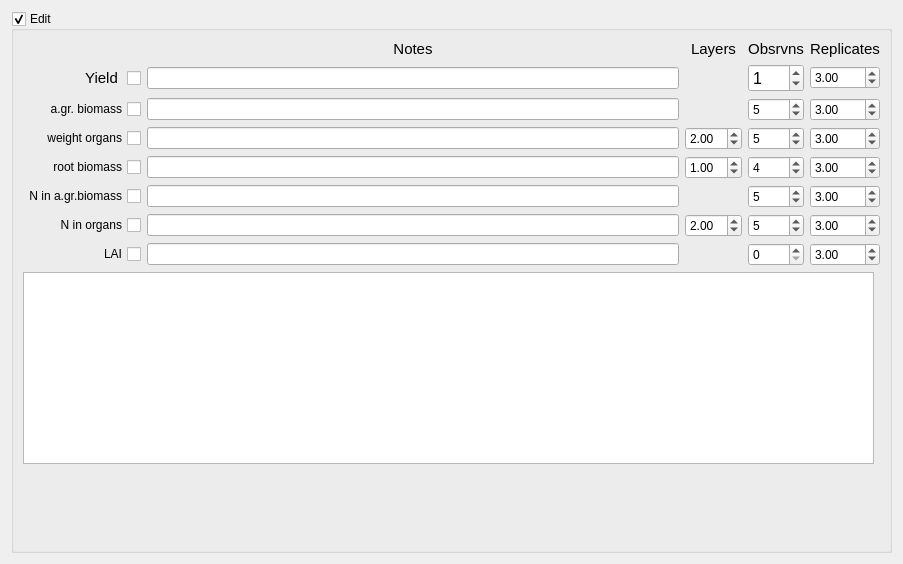
          <widget class="QWidget" name="pageCrop">
           <property name="geometry">
            <rect>
             <x>0</x>
             <y>0</y>
             <width>903</width>
             <height>564</height>
            </rect>
           </property>
           <attribute name="label">
            <string>Crop</string>
           </attribute>
           <layout class="QGridLayout" name="gridLayout_46">
            <item row="1" column="0">
             <widget class="QGroupBox" name="gbxSVCrop">
              <property name="title">
               <string>Edit</string>
              </property>
              <property name="checkable">
               <bool>true</bool>
              </property>
              <property name="checked">
               <bool>true</bool>
              </property>
              <layout class="QGridLayout" name="gridLayout_47">
               <item row="0" column="0" colspan="2">
                <layout class="QGridLayout" name="gridLayoutSVCropInputs">
                 <item row="2" column="2">
                  <widget class="QLineEdit" name="ledSVCropYield"/>
                 </item>
                 <item row="3" column="2">
                  <widget class="QLineEdit" name="lineEdit_6"/>
                 </item>
                 <item row="0" column="3">
                  <widget class="QLabel" name="lblSVCropLayersHeader">
                   <property name="font">
                    <font>
                     <pointsize>11</pointsize>
                    </font>
                   </property>
                   <property name="text">
                    <string>Layers</string>
                   </property>
                   <property name="alignment">
                    <set>Qt::AlignCenter</set>
                   </property>
                  </widget>
                 </item>
                 <item row="3" column="0">
                  <widget class="QCheckBox" name="chbxSVCropAGrBiomass">
                   <property name="layoutDirection">
                    <enum>Qt::RightToLeft</enum>
                   </property>
                   <property name="text">
                    <string>a.gr. biomass</string>
                   </property>
                  </widget>
                 </item>
                 <item row="0" column="4">
                  <widget class="QLabel" name="lblSVCropObservationsHeader">
                   <property name="font">
                    <font>
                     <pointsize>11</pointsize>
                    </font>
                   </property>
                   <property name="text">
                    <string>Obsrvns</string>
                   </property>
                   <property name="alignment">
                    <set>Qt::AlignCenter</set>
                   </property>
                  </widget>
                 </item>
                 <item row="8" column="5">
                  <widget class="QDoubleSpinBox" name="dsbSVCropLAIReplicates">
                   <property name="enabled">
                    <bool>true</bool>
                   </property>
                   <property name="value">
                    <double>3.000000000000000</double>
                   </property>
                  </widget>
                 </item>
                 <item row="0" column="5">
                  <widget class="QLabel" name="lblSVCropReplicatesHeader">
                   <property name="font">
                    <font>
                     <pointsize>11</pointsize>
                    </font>
                   </property>
                   <property name="text">
                    <string>Replicates</string>
                   </property>
                   <property name="alignment">
                    <set>Qt::AlignCenter</set>
                   </property>
                  </widget>
                 </item>
                 <item row="6" column="5">
                  <widget class="QDoubleSpinBox" name="dsbSVCropNInAGrBiomassReplicates">
                   <property name="enabled">
                    <bool>true</bool>
                   </property>
                   <property name="value">
                    <double>3.000000000000000</double>
                   </property>
                  </widget>
                 </item>
                 <item row="8" column="0">
                  <widget class="QCheckBox" name="chbxSVCropLAI">
                   <property name="layoutDirection">
                    <enum>Qt::RightToLeft</enum>
                   </property>
                   <property name="text">
                    <string>LAI</string>
                   </property>
                  </widget>
                 </item>
                 <item row="7" column="5">
                  <widget class="QDoubleSpinBox" name="dsbSVCropNInOrgansReplicates">
                   <property name="enabled">
                    <bool>true</bool>
                   </property>
                   <property name="value">
                    <double>3.000000000000000</double>
                   </property>
                  </widget>
                 </item>
                 <item row="7" column="0">
                  <widget class="QCheckBox" name="chbxSVCropNInOrgans">
                   <property name="layoutDirection">
                    <enum>Qt::RightToLeft</enum>
                   </property>
                   <property name="text">
                    <string>N in organs</string>
                   </property>
                  </widget>
                 </item>
                 <item row="6" column="0">
                  <widget class="QCheckBox" name="chbxSVCropNInAGrBiomass">
                   <property name="layoutDirection">
                    <enum>Qt::RightToLeft</enum>
                   </property>
                   <property name="text">
                    <string>N in a.gr.biomass</string>
                   </property>
                  </widget>
                 </item>
                 <item row="5" column="5">
                  <widget class="QDoubleSpinBox" name="dsbSVCropRootBiomassReplicates">
                   <property name="enabled">
                    <bool>true</bool>
                   </property>
                   <property name="value">
                    <double>3.000000000000000</double>
                   </property>
                  </widget>
                 </item>
                 <item row="8" column="4">
                  <widget class="QSpinBox" name="sbSVCropLAIObservations">
                   <property name="value">
                    <number>0</number>
                   </property>
                  </widget>
                 </item>
                 <item row="7" column="3">
                  <widget class="QDoubleSpinBox" name="dsbSVCropNInOrgansLayers">
                   <property name="enabled">
                    <bool>true</bool>
                   </property>
                   <property name="value">
                    <double>2.000000000000000</double>
                   </property>
                  </widget>
                 </item>
                 <item row="5" column="3">
                  <widget class="QDoubleSpinBox" name="dsbSVCropRootBiomassLayers">
                   <property name="value">
                    <double>1.000000000000000</double>
                   </property>
                  </widget>
                 </item>
                 <item row="6" column="4">
                  <widget class="QSpinBox" name="sbSVCropNInAGrBiomassObservations">
                   <property name="value">
                    <number>5</number>
                   </property>
                  </widget>
                 </item>
                 <item row="5" column="4">
                  <widget class="QSpinBox" name="sbSVCropRootBiomassObservations">
                   <property name="value">
                    <number>4</number>
                   </property>
                  </widget>
                 </item>
                 <item row="4" column="5">
                  <widget class="QDoubleSpinBox" name="dsbSVCropWeightOrgansReplicates">
                   <property name="enabled">
                    <bool>true</bool>
                   </property>
                   <property name="value">
                    <double>3.000000000000000</double>
                   </property>
                  </widget>
                 </item>
                 <item row="5" column="0">
                  <widget class="QCheckBox" name="chbxSVCropRootBiomass">
                   <property name="layoutDirection">
                    <enum>Qt::RightToLeft</enum>
                   </property>
                   <property name="text">
                    <string>root biomass</string>
                   </property>
                  </widget>
                 </item>
                 <item row="3" column="4">
                  <widget class="QSpinBox" name="sbSVCropAGrBiomassObservations">
                   <property name="value">
                    <number>5</number>
                   </property>
                  </widget>
                 </item>
                 <item row="4" column="4">
                  <widget class="QSpinBox" name="sbSVCropWeightOrgansObservations">
                   <property name="value">
                    <number>5</number>
                   </property>
                  </widget>
                 </item>
                 <item row="3" column="5">
                  <widget class="QDoubleSpinBox" name="dsbSVCropAGrBiomassReplicates">
                   <property name="enabled">
                    <bool>true</bool>
                   </property>
                   <property name="value">
                    <double>3.000000000000000</double>
                   </property>
                  </widget>
                 </item>
                 <item row="7" column="4">
                  <widget class="QSpinBox" name="sbSVCropNInOrgansObservations">
                   <property name="value">
                    <number>5</number>
                   </property>
                  </widget>
                 </item>
                 <item row="4" column="0">
                  <widget class="QCheckBox" name="chbxSVCropWeightOrgans">
                   <property name="layoutDirection">
                    <enum>Qt::RightToLeft</enum>
                   </property>
                   <property name="text">
                    <string>weight organs</string>
                   </property>
                  </widget>
                 </item>
                 <item row="4" column="3">
                  <widget class="QDoubleSpinBox" name="dsbSVCropWeightOrgansLayers">
                   <property name="value">
                    <double>2.000000000000000</double>
                   </property>
                  </widget>
                 </item>
                 <item row="2" column="0">
                  <widget class="QCheckBox" name="chbxSVCropYield">
                   <property name="font">
                    <font>
                     <pointsize>11</pointsize>
                    </font>
                   </property>
                   <property name="toolTip">
                    <string>&lt;html&gt;&lt;head/&gt;&lt;body&gt;&lt;p&gt;Check if Minimum Data&lt;/p&gt;&lt;/body&gt;&lt;/html&gt;</string>
                   </property>
                   <property name="layoutDirection">
                    <enum>Qt::RightToLeft</enum>
                   </property>
                   <property name="text">
                    <string>Yield </string>
                   </property>
                   <property name="checked">
                    <bool>false</bool>
                   </property>
                  </widget>
                 </item>
                 <item row="2" column="4">
                  <widget class="QSpinBox" name="sbSVCropYieldObservations">
                   <property name="sizePolicy">
                    <sizepolicy hsizetype="Minimum" vsizetype="Minimum">
                     <horstretch>0</horstretch>
                     <verstretch>0</verstretch>
                    </sizepolicy>
                   </property>
                   <property name="font">
                    <font>
                     <pointsize>12</pointsize>
                    </font>
                   </property>
                   <property name="toolTip">
                    <string>&lt;html&gt;&lt;head/&gt;&lt;body&gt;&lt;p&gt;Number of observations&lt;/p&gt;&lt;/body&gt;&lt;/html&gt;</string>
                   </property>
                   <property name="value">
                    <number>1</number>
                   </property>
                  </widget>
                 </item>
                 <item row="2" column="5">
                  <widget class="QDoubleSpinBox" name="dsbSVCropYieldReplicates">
                   <property name="enabled">
                    <bool>true</bool>
                   </property>
                   <property name="value">
                    <double>3.000000000000000</double>
                   </property>
                  </widget>
                 </item>
                 <item row="4" column="2">
                  <widget class="QLineEdit" name="lineEdit_8"/>
                 </item>
                 <item row="5" column="2">
                  <widget class="QLineEdit" name="lineEdit_9"/>
                 </item>
                 <item row="6" column="2">
                  <widget class="QLineEdit" name="ledSVCropNInAGrBiomass"/>
                 </item>
                 <item row="7" column="2">
                  <widget class="QLineEdit" name="lineEdit_11"/>
                 </item>
                 <item row="8" column="2">
                  <widget class="QLineEdit" name="lineEdit_12"/>
                 </item>
                 <item row="0" column="2">
                  <widget class="QLabel" name="lblSVCropMinDataHeader">
                   <property name="font">
                    <font>
                     <pointsize>11</pointsize>
                    </font>
                   </property>
                   <property name="text">
                    <string>Notes</string>
                   </property>
                   <property name="alignment">
                    <set>Qt::AlignCenter</set>
                   </property>
                  </widget>
                 </item>
                </layout>
               </item>
               <item row="2" column="0" rowspan="2">
                <widget class="QTextBrowser" name="txbrSVCrop">
                 <property name="sizePolicy">
                  <sizepolicy hsizetype="Expanding" vsizetype="Expanding">
                   <horstretch>1</horstretch>
                   <verstretch>0</verstretch>
                  </sizepolicy>
                 </property>
                 <property name="readOnly">
                  <bool>false</bool>
                 </property>
                </widget>
               </item>
               <item row="4" column="0">
                <spacer name="verticalSpacerSVCrop">
                 <property name="orientation">
                  <enum>Qt::Vertical</enum>
                 </property>
                 <property name="sizeHint" stdset="0">
                  <size>
                   <width>20</width>
                   <height>40</height>
                  </size>
                 </property>
                </spacer>
               </item>
              </layout>
             </widget>
            </item>
           </layout>
          </widget>
